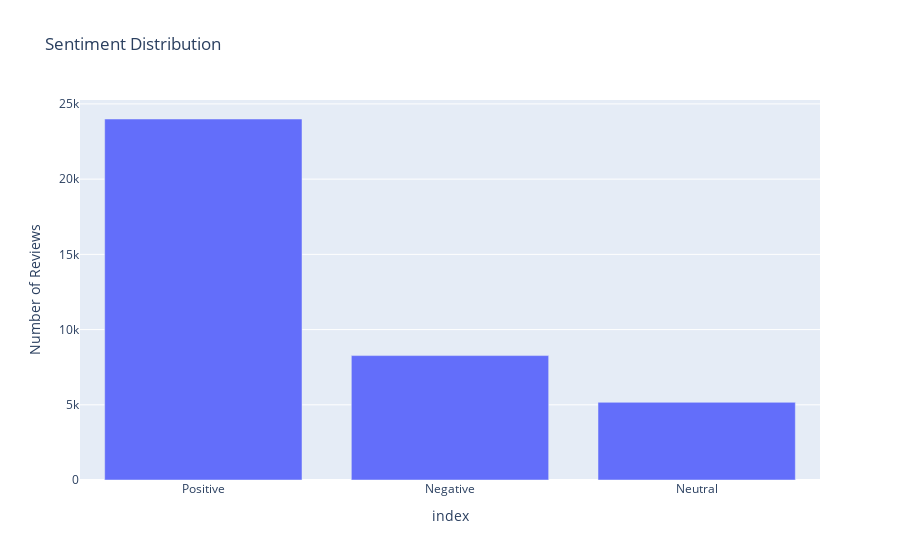

The notebook cell this image was saved under:
### Code cell
# Sentiment Analysis: Assess user sentiments through reviews
reviews_df.dropna(subset=['Sentiment'], inplace=True)
sentiment_counts = reviews_df['Sentiment'].value_counts()

# Plot sentiment analysis using Plotly
fig = px.bar(sentiment_counts, x=sentiment_counts.index, y=sentiment_counts.values,
            labels={'x': 'Sentiment', 'y': 'Number of Reviews'},
            title='Sentiment Distribution')
fig.show()

### Figure 1 — Plotly figure (JSON) as saved in the notebook; plotly's stock layout.template omitted (floating-point values rounded to 4 significant figures)
{"data": [{"alignmentgroup": "True", "hovertemplate": "index=%{x}<br>Number of Reviews=%{y}<extra></extra>", "legendgroup": "", "marker": {"color": "#636efa", "pattern": {"shape": ""}}, "name": "", "offsetgroup": "", "orientation": "v", "showlegend": false, "textposition": "auto", "type": "bar", "x": ["Positive", "Negative", "Neutral"], "xaxis": "x", "y": [23998, 8271, 5163], "yaxis": "y"}], "layout": {"barmode": "relative", "legend": {"tracegroupgap": 0}, "title": {"text": "Sentiment Distribution"}, "xaxis": {"anchor": "y", "domain": [0, 1], "title": {"text": "index"}}, "yaxis": {"anchor": "x", "domain": [0, 1], "title": {"text": "Number of Reviews"}}}}
